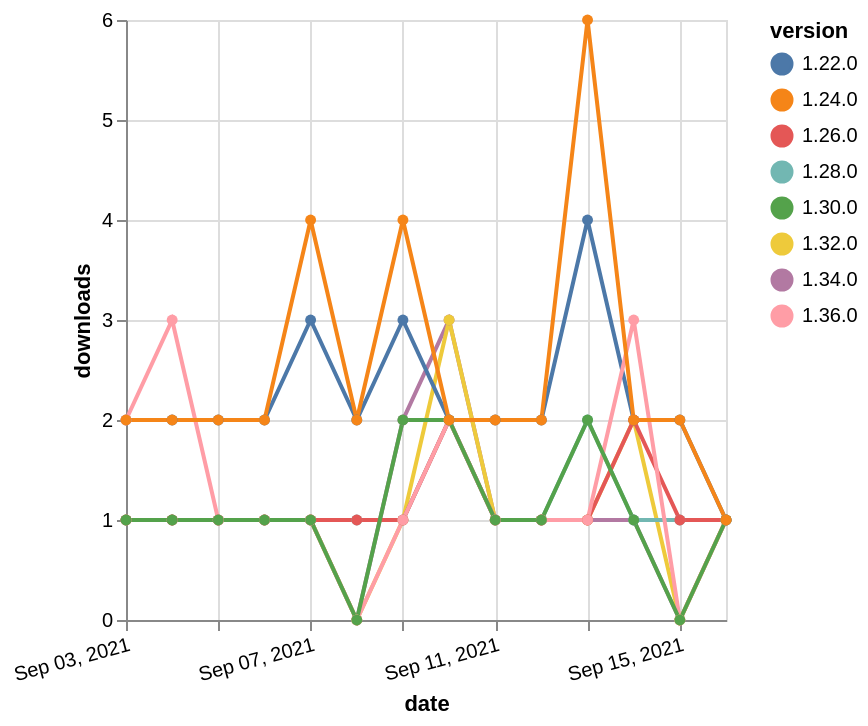

The specification (Vega-Lite) saved for this image:
### Vega-Lite specification from a JSON file in a GitHub repository (floating-point values rounded to 4 significant figures)
{"$schema": "https://vega.github.io/schema/vega-lite/v5.json", "description": "A simple bar chart with embedded data.", "data": {"values": [{"date": "2021-09-03", "total": 218, "delta": 1, "version": "1.34.0"}, {"date": "2021-09-04", "total": 219, "delta": 1, "version": "1.34.0"}, {"date": "2021-09-05", "total": 220, "delta": 1, "version": "1.34.0"}, {"date": "2021-09-06", "total": 221, "delta": 1, "version": "1.34.0"}, {"date": "2021-09-07", "total": 222, "delta": 1, "version": "1.34.0"}, {"date": "2021-09-08", "total": 222, "delta": 0, "version": "1.34.0"}, {"date": "2021-09-09", "total": 224, "delta": 2, "version": "1.34.0"}, {"date": "2021-09-10", "total": 227, "delta": 3, "version": "1.34.0"}, {"date": "2021-09-11", "total": 228, "delta": 1, "version": "1.34.0"}, {"date": "2021-09-12", "total": 229, "delta": 1, "version": "1.34.0"}, {"date": "2021-09-13", "total": 230, "delta": 1, "version": "1.34.0"}, {"date": "2021-09-14", "total": 231, "delta": 1, "version": "1.34.0"}, {"date": "2021-09-15", "total": 231, "delta": 0, "version": "1.34.0"}, {"date": "2021-09-16", "total": 232, "delta": 1, "version": "1.34.0"}, {"date": "2021-09-03", "total": 469, "delta": 1, "version": "1.32.0"}, {"date": "2021-09-04", "total": 470, "delta": 1, "version": "1.32.0"}, {"date": "2021-09-05", "total": 471, "delta": 1, "version": "1.32.0"}, {"date": "2021-09-06", "total": 472, "delta": 1, "version": "1.32.0"}, {"date": "2021-09-07", "total": 473, "delta": 1, "version": "1.32.0"}, {"date": "2021-09-08", "total": 473, "delta": 0, "version": "1.32.0"}, {"date": "2021-09-09", "total": 474, "delta": 1, "version": "1.32.0"}, {"date": "2021-09-10", "total": 477, "delta": 3, "version": "1.32.0"}, {"date": "2021-09-11", "total": 478, "delta": 1, "version": "1.32.0"}, {"date": "2021-09-12", "total": 479, "delta": 1, "version": "1.32.0"}, {"date": "2021-09-13", "total": 480, "delta": 1, "version": "1.32.0"}, {"date": "2021-09-14", "total": 482, "delta": 2, "version": "1.32.0"}, {"date": "2021-09-15", "total": 482, "delta": 0, "version": "1.32.0"}, {"date": "2021-09-16", "total": 483, "delta": 1, "version": "1.32.0"}, {"date": "2021-09-03", "total": 2386, "delta": 2, "version": "1.22.0"}, {"date": "2021-09-04", "total": 2388, "delta": 2, "version": "1.22.0"}, {"date": "2021-09-05", "total": 2390, "delta": 2, "version": "1.22.0"}, {"date": "2021-09-06", "total": 2392, "delta": 2, "version": "1.22.0"}, {"date": "2021-09-07", "total": 2395, "delta": 3, "version": "1.22.0"}, {"date": "2021-09-08", "total": 2397, "delta": 2, "version": "1.22.0"}, {"date": "2021-09-09", "total": 2400, "delta": 3, "version": "1.22.0"}, {"date": "2021-09-10", "total": 2402, "delta": 2, "version": "1.22.0"}, {"date": "2021-09-11", "total": 2404, "delta": 2, "version": "1.22.0"}, {"date": "2021-09-12", "total": 2406, "delta": 2, "version": "1.22.0"}, {"date": "2021-09-13", "total": 2410, "delta": 4, "version": "1.22.0"}, {"date": "2021-09-14", "total": 2412, "delta": 2, "version": "1.22.0"}, {"date": "2021-09-15", "total": 2414, "delta": 2, "version": "1.22.0"}, {"date": "2021-09-16", "total": 2415, "delta": 1, "version": "1.22.0"}, {"date": "2021-09-03", "total": 222, "delta": 1, "version": "1.28.0"}, {"date": "2021-09-04", "total": 223, "delta": 1, "version": "1.28.0"}, {"date": "2021-09-05", "total": 224, "delta": 1, "version": "1.28.0"}, {"date": "2021-09-06", "total": 225, "delta": 1, "version": "1.28.0"}, {"date": "2021-09-07", "total": 226, "delta": 1, "version": "1.28.0"}, {"date": "2021-09-08", "total": 227, "delta": 1, "version": "1.28.0"}, {"date": "2021-09-09", "total": 228, "delta": 1, "version": "1.28.0"}, {"date": "2021-09-10", "total": 230, "delta": 2, "version": "1.28.0"}, {"date": "2021-09-11", "total": 231, "delta": 1, "version": "1.28.0"}, {"date": "2021-09-12", "total": 232, "delta": 1, "version": "1.28.0"}, {"date": "2021-09-13", "total": 234, "delta": 2, "version": "1.28.0"}, {"date": "2021-09-14", "total": 235, "delta": 1, "version": "1.28.0"}, {"date": "2021-09-15", "total": 236, "delta": 1, "version": "1.28.0"}, {"date": "2021-09-16", "total": 237, "delta": 1, "version": "1.28.0"}, {"date": "2021-09-03", "total": 290, "delta": 1, "version": "1.26.0"}, {"date": "2021-09-04", "total": 291, "delta": 1, "version": "1.26.0"}, {"date": "2021-09-05", "total": 292, "delta": 1, "version": "1.26.0"}, {"date": "2021-09-06", "total": 293, "delta": 1, "version": "1.26.0"}, {"date": "2021-09-07", "total": 294, "delta": 1, "version": "1.26.0"}, {"date": "2021-09-08", "total": 295, "delta": 1, "version": "1.26.0"}, {"date": "2021-09-09", "total": 296, "delta": 1, "version": "1.26.0"}, {"date": "2021-09-10", "total": 298, "delta": 2, "version": "1.26.0"}, {"date": "2021-09-11", "total": 299, "delta": 1, "version": "1.26.0"}, {"date": "2021-09-12", "total": 300, "delta": 1, "version": "1.26.0"}, {"date": "2021-09-13", "total": 301, "delta": 1, "version": "1.26.0"}, {"date": "2021-09-14", "total": 303, "delta": 2, "version": "1.26.0"}, {"date": "2021-09-15", "total": 304, "delta": 1, "version": "1.26.0"}, {"date": "2021-09-16", "total": 305, "delta": 1, "version": "1.26.0"}, {"date": "2021-09-03", "total": 131, "delta": 2, "version": "1.36.0"}, {"date": "2021-09-04", "total": 134, "delta": 3, "version": "1.36.0"}, {"date": "2021-09-05", "total": 135, "delta": 1, "version": "1.36.0"}, {"date": "2021-09-06", "total": 136, "delta": 1, "version": "1.36.0"}, {"date": "2021-09-07", "total": 137, "delta": 1, "version": "1.36.0"}, {"date": "2021-09-08", "total": 137, "delta": 0, "version": "1.36.0"}, {"date": "2021-09-09", "total": 138, "delta": 1, "version": "1.36.0"}, {"date": "2021-09-10", "total": 140, "delta": 2, "version": "1.36.0"}, {"date": "2021-09-11", "total": 141, "delta": 1, "version": "1.36.0"}, {"date": "2021-09-12", "total": 142, "delta": 1, "version": "1.36.0"}, {"date": "2021-09-13", "total": 143, "delta": 1, "version": "1.36.0"}, {"date": "2021-09-14", "total": 146, "delta": 3, "version": "1.36.0"}, {"date": "2021-09-15", "total": 146, "delta": 0, "version": "1.36.0"}, {"date": "2021-09-16", "total": 147, "delta": 1, "version": "1.36.0"}, {"date": "2021-09-03", "total": 234, "delta": 1, "version": "1.30.0"}, {"date": "2021-09-04", "total": 235, "delta": 1, "version": "1.30.0"}, {"date": "2021-09-05", "total": 236, "delta": 1, "version": "1.30.0"}, {"date": "2021-09-06", "total": 237, "delta": 1, "version": "1.30.0"}, {"date": "2021-09-07", "total": 238, "delta": 1, "version": "1.30.0"}, {"date": "2021-09-08", "total": 238, "delta": 0, "version": "1.30.0"}, {"date": "2021-09-09", "total": 240, "delta": 2, "version": "1.30.0"}, {"date": "2021-09-10", "total": 242, "delta": 2, "version": "1.30.0"}, {"date": "2021-09-11", "total": 243, "delta": 1, "version": "1.30.0"}, {"date": "2021-09-12", "total": 244, "delta": 1, "version": "1.30.0"}, {"date": "2021-09-13", "total": 246, "delta": 2, "version": "1.30.0"}, {"date": "2021-09-14", "total": 247, "delta": 1, "version": "1.30.0"}, {"date": "2021-09-15", "total": 247, "delta": 0, "version": "1.30.0"}, {"date": "2021-09-16", "total": 248, "delta": 1, "version": "1.30.0"}, {"date": "2021-09-03", "total": 2558, "delta": 2, "version": "1.24.0"}, {"date": "2021-09-04", "total": 2560, "delta": 2, "version": "1.24.0"}, {"date": "2021-09-05", "total": 2562, "delta": 2, "version": "1.24.0"}, {"date": "2021-09-06", "total": 2564, "delta": 2, "version": "1.24.0"}, {"date": "2021-09-07", "total": 2568, "delta": 4, "version": "1.24.0"}, {"date": "2021-09-08", "total": 2570, "delta": 2, "version": "1.24.0"}, {"date": "2021-09-09", "total": 2574, "delta": 4, "version": "1.24.0"}, {"date": "2021-09-10", "total": 2576, "delta": 2, "version": "1.24.0"}, {"date": "2021-09-11", "total": 2578, "delta": 2, "version": "1.24.0"}, {"date": "2021-09-12", "total": 2580, "delta": 2, "version": "1.24.0"}, {"date": "2021-09-13", "total": 2586, "delta": 6, "version": "1.24.0"}, {"date": "2021-09-14", "total": 2588, "delta": 2, "version": "1.24.0"}, {"date": "2021-09-15", "total": 2590, "delta": 2, "version": "1.24.0"}, {"date": "2021-09-16", "total": 2591, "delta": 1, "version": "1.24.0"}]}, "width": "container", "mark": {"type": "line", "point": {"filled": true}}, "encoding": {"x": {"field": "date", "type": "temporal", "timeUnit": "yearmonthdate", "title": "date", "axis": {"labelAngle": -15}}, "y": {"field": "delta", "type": "quantitative", "title": "downloads"}, "color": {"field": "version", "type": "nominal"}, "tooltip": {"field": "delta"}}}
